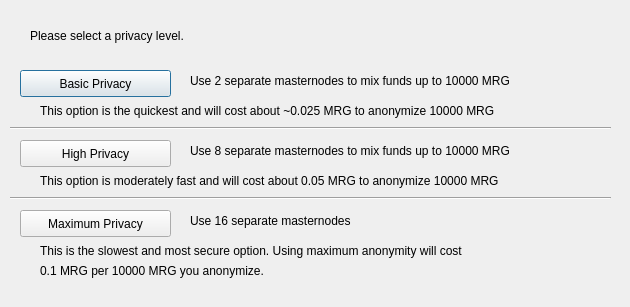
<?xml version="1.0" encoding="UTF-8"?>
<ui version="4.0">
 <class>ObfuscationConfig</class>
 <widget class="QDialog" name="ObfuscationConfig">
  <property name="geometry">
   <rect>
    <x>0</x>
    <y>0</y>
    <width>630</width>
    <height>307</height>
   </rect>
  </property>
  <property name="windowTitle">
   <string>Configure Obfuscation</string>
  </property>
  <widget class="QPushButton" name="buttonBasic">
   <property name="geometry">
    <rect>
     <x>20</x>
     <y>70</y>
     <width>151</width>
     <height>27</height>
    </rect>
   </property>
   <property name="text">
    <string>Basic Privacy</string>
   </property>
  </widget>
  <widget class="QPushButton" name="buttonHigh">
   <property name="geometry">
    <rect>
     <x>20</x>
     <y>140</y>
     <width>151</width>
     <height>27</height>
    </rect>
   </property>
   <property name="text">
    <string>High Privacy</string>
   </property>
  </widget>
  <widget class="QPushButton" name="buttonMax">
   <property name="geometry">
    <rect>
     <x>20</x>
     <y>210</y>
     <width>151</width>
     <height>27</height>
    </rect>
   </property>
   <property name="text">
    <string>Maximum Privacy</string>
   </property>
  </widget>
  <widget class="QLabel" name="label">
   <property name="geometry">
    <rect>
     <x>30</x>
     <y>20</y>
     <width>571</width>
     <height>31</height>
    </rect>
   </property>
   <property name="text">
    <string>Please select a privacy level.</string>
   </property>
  </widget>
  <widget class="QLabel" name="label_2">
   <property name="geometry">
    <rect>
     <x>190</x>
     <y>70</y>
     <width>421</width>
     <height>21</height>
    </rect>
   </property>
   <property name="text">
    <string>Use 2 separate masternodes to mix funds up to 10000 MRG</string>
   </property>
  </widget>
  <widget class="QLabel" name="label_3">
   <property name="geometry">
    <rect>
     <x>190</x>
     <y>140</y>
     <width>411</width>
     <height>21</height>
    </rect>
   </property>
   <property name="text">
    <string>Use 8 separate masternodes to mix funds up to 10000 MRG</string>
   </property>
  </widget>
  <widget class="QLabel" name="label_4">
   <property name="geometry">
    <rect>
     <x>190</x>
     <y>210</y>
     <width>421</width>
     <height>21</height>
    </rect>
   </property>
   <property name="text">
    <string>Use 16 separate masternodes</string>
   </property>
  </widget>
  <widget class="QLabel" name="label_6">
   <property name="geometry">
    <rect>
     <x>40</x>
     <y>100</y>
     <width>561</width>
     <height>21</height>
    </rect>
   </property>
   <property name="text">
    <string>This option is the quickest and will cost about ~0.025 MRG to anonymize 10000 MRG</string>
   </property>
  </widget>
  <widget class="QLabel" name="label_7">
   <property name="geometry">
    <rect>
     <x>40</x>
     <y>170</y>
     <width>561</width>
     <height>21</height>
    </rect>
   </property>
   <property name="text">
    <string>This option is moderately fast and will cost about 0.05 MRG to anonymize 10000 MRG</string>
   </property>
  </widget>
  <widget class="QLabel" name="label_8">
   <property name="geometry">
    <rect>
     <x>40</x>
     <y>240</y>
     <width>561</width>
     <height>21</height>
    </rect>
   </property>
   <property name="text">
    <string>This is the slowest and most secure option. Using maximum anonymity will cost</string>
   </property>
  </widget>
  <widget class="QLabel" name="label_9">
   <property name="geometry">
    <rect>
     <x>40</x>
     <y>260</y>
     <width>561</width>
     <height>21</height>
    </rect>
   </property>
   <property name="text">
    <string>0.1 MRG per 10000 MRG you anonymize.</string>
   </property>
  </widget>
  <widget class="Line" name="line">
   <property name="geometry">
    <rect>
     <x>10</x>
     <y>120</y>
     <width>601</width>
     <height>16</height>
    </rect>
   </property>
   <property name="orientation">
    <enum>Qt::Horizontal</enum>
   </property>
  </widget>
  <widget class="Line" name="line_2">
   <property name="geometry">
    <rect>
     <x>10</x>
     <y>190</y>
     <width>601</width>
     <height>16</height>
    </rect>
   </property>
   <property name="orientation">
    <enum>Qt::Horizontal</enum>
   </property>
  </widget>
 </widget>
 <resources/>
 <connections/>
</ui>
